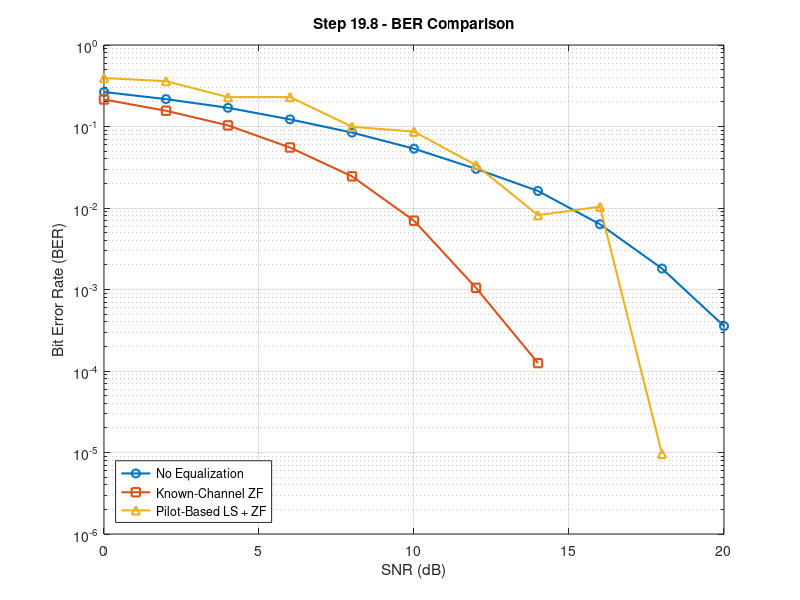
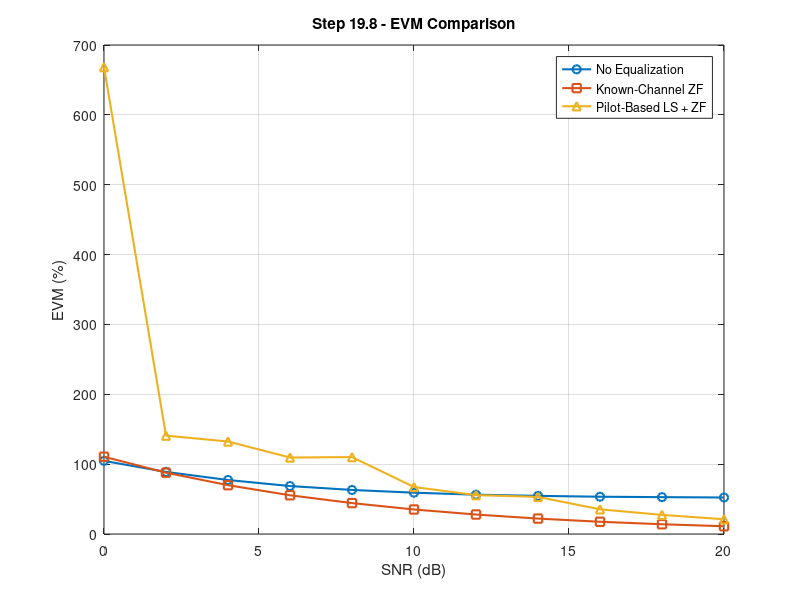

MATLAB code for these plots, in order:
clc;
clear;
close all;

%% ============================================================
% STEP 19.8
% Combined BER + EVM Analysis
%
% Systems Compared:
% 1. No Equalization
% 2. Known-Channel ZF Equalization
% 3. Pilot-Based LS Channel Estimation + ZF Equalization
%
% OFDM Configuration:
% FFT Size          = 64
% Active Subcarriers = 52
% Modulation        = QPSK
% Multipath Channel = 3 paths
% =============================================================

%% ------------------------------------------------------------
% 1. SYSTEM PARAMETERS
% ------------------------------------------------------------

Nfft = 64;
cpLength = 16;

% 52 active subcarriers
activeSubcarriers = [-26:-1 1:26];

% Convert subcarrier numbers to MATLAB indices
activeIndices = mod(activeSubcarriers, Nfft) + 1;

numActiveSubcarriers = length(activeIndices);

% QPSK
M = 4;
bitsPerSymbol = log2(M);

% Number of OFDM symbols
numOFDMSymbols = 1000;

% SNR range
snrRange = 0:2:20;

% Multipath channel
pathDelays = [0 2 4];
pathGains  = [1.00 0.50 0.25];

%% ------------------------------------------------------------
% 2. RANDOM SEED
% ------------------------------------------------------------

rng(800);

%% ------------------------------------------------------------
% 3. GENERATE TRANSMITTED BITS
% ------------------------------------------------------------

numBits = ...
    numActiveSubcarriers * ...
    numOFDMSymbols * ...
    bitsPerSymbol;

txBits = randi([0 1], numBits, 1);

%% ------------------------------------------------------------
% 4. CONVERT BITS TO QPSK SYMBOLS
% ------------------------------------------------------------

% Group bits into pairs
txBitPairs = reshape( ...
    txBits, ...
    bitsPerSymbol, ...
    []).';

% Convert each pair of bits to decimal symbol index
txSymbolIndices = bi2de( ...
    txBitPairs, ...
    'left-msb');

% QPSK modulation
txQPSK = pskmod( ...
    txSymbolIndices, ...
    M, ...
    pi/4);

%% ------------------------------------------------------------
% 5. ARRANGE QPSK SYMBOLS INTO OFDM SYMBOLS
% ------------------------------------------------------------

txQPSKMatrix = reshape( ...
    txQPSK, ...
    numActiveSubcarriers, ...
    numOFDMSymbols);

%% ------------------------------------------------------------
% 6. CREATE FREQUENCY-DOMAIN OFDM SIGNAL
% ------------------------------------------------------------

txFrequency = zeros( ...
    Nfft, ...
    numOFDMSymbols);

% Put QPSK data only on active subcarriers
txFrequency(activeIndices, :) = txQPSKMatrix;

%% ------------------------------------------------------------
% 7. IFFT
% ------------------------------------------------------------

txTime = ifft( ...
    txFrequency, ...
    Nfft, ...
    1);

%% ------------------------------------------------------------
% 8. ADD CYCLIC PREFIX
% ------------------------------------------------------------

txWithCP = [
    txTime(end-cpLength+1:end, :);
    txTime
];

%% ------------------------------------------------------------
% 9. SERIALIZE TRANSMITTED SIGNAL
% ------------------------------------------------------------

txSignal = txWithCP(:);

%% ------------------------------------------------------------
% 10. CREATE MULTIPATH CHANNEL
% ------------------------------------------------------------

channelImpulseResponse = zeros( ...
    1, ...
    max(pathDelays) + 1);

for k = 1:length(pathDelays)

    channelImpulseResponse( ...
        pathDelays(k) + 1) = ...
        pathGains(k);

end

%% ------------------------------------------------------------
% 11. CHANNEL FREQUENCY RESPONSE
% ------------------------------------------------------------

channelFrequencyResponse = fft( ...
    [ ...
    channelImpulseResponse ...
    zeros(1, ...
    Nfft - length(channelImpulseResponse)) ...
    ], ...
    Nfft);

%% ------------------------------------------------------------
% 12. INITIALIZE RESULT ARRAYS
% ------------------------------------------------------------

berNoEQ = zeros( ...
    size(snrRange));

berKnownZF = zeros( ...
    size(snrRange));

berPilotLSZF = zeros( ...
    size(snrRange));

evmNoEQ = zeros( ...
    size(snrRange));

evmKnownZF = zeros( ...
    size(snrRange));

evmPilotLSZF = zeros( ...
    size(snrRange));

%% ============================================================
% 13. SNR LOOP
% =============================================================

for snrIndex = 1:length(snrRange)

    snr = snrRange(snrIndex);

    %% --------------------------------------------------------
    % 13.1 MULTIPATH CHANNEL
    % ---------------------------------------------------------

    rxMultipath = filter( ...
        channelImpulseResponse, ...
        1, ...
        txSignal);

    %% --------------------------------------------------------
    % 13.2 ADD AWGN
    % ---------------------------------------------------------

    rxSignal = awgn( ...
        rxMultipath, ...
        snr, ...
        'measured');

    %% --------------------------------------------------------
    % 13.3 RESHAPE RECEIVED SIGNAL
    % ---------------------------------------------------------

    rxWithCP = reshape( ...
        rxSignal, ...
        Nfft + cpLength, ...
        numOFDMSymbols);

    %% --------------------------------------------------------
    % 13.4 REMOVE CYCLIC PREFIX
    % ---------------------------------------------------------

    rxWithoutCP = ...
        rxWithCP(cpLength+1:end, :);

    %% --------------------------------------------------------
    % 13.5 FFT
    % ---------------------------------------------------------

    rxFrequency = fft( ...
        rxWithoutCP, ...
        Nfft, ...
        1);

    %% --------------------------------------------------------
    % 13.6 EXTRACT ACTIVE SUBCARRIERS
    % ---------------------------------------------------------

    rxActive = ...
        rxFrequency(activeIndices, :);

    %% ========================================================
    % SYSTEM 1
    % NO EQUALIZATION
    % =========================================================

    rxNoEQ = rxActive;

    %% --------------------------------------------------------
    % EVM - NO EQUALIZATION
    % ---------------------------------------------------------

    errorNoEQ = ...
        rxNoEQ - txQPSKMatrix;

    evmNoEQ(snrIndex) = ...
        sqrt( ...
        mean(abs(errorNoEQ(:)).^2) / ...
        mean(abs(txQPSKMatrix(:)).^2) ...
        ) * 100;

    %% --------------------------------------------------------
    % QPSK DEMODULATION
    % ---------------------------------------------------------

    rxSymbolsNoEQ = pskdemod( ...
        rxNoEQ(:), ...
        M, ...
        pi/4);

    %% --------------------------------------------------------
    % SYMBOLS TO BITS
    %
    % Transpose is IMPORTANT.
    % It preserves the original bit ordering.
    % ---------------------------------------------------------

    rxBitsNoEQ = reshape( ...
        de2bi( ...
        rxSymbolsNoEQ, ...
        bitsPerSymbol, ...
        'left-msb').', ...
        [], ...
        1);

    %% --------------------------------------------------------
    % BER - NO EQUALIZATION
    % ---------------------------------------------------------

    berNoEQ(snrIndex) = ...
        mean(txBits ~= rxBitsNoEQ);

    %% ========================================================
    % SYSTEM 2
    % KNOWN-CHANNEL ZERO-FORCING EQUALIZATION
    % =========================================================

    %% --------------------------------------------------------
    % Extract channel response of active subcarriers
    % ---------------------------------------------------------

    channelActive = ...
        channelFrequencyResponse(activeIndices);

    % IMPORTANT:
    % Force the channel response to 52 x 1
    channelActive = ...
        channelActive(:);

    %% --------------------------------------------------------
    % Repeat channel for all OFDM symbols
    % ---------------------------------------------------------

    channelActiveMatrix = ...
        repmat( ...
        channelActive, ...
        1, ...
        numOFDMSymbols);

    %% --------------------------------------------------------
    % ZERO-FORCING EQUALIZATION
    % ---------------------------------------------------------

    rxKnownZF = ...
        rxActive ./ channelActiveMatrix;

    %% --------------------------------------------------------
    % EVM - KNOWN CHANNEL ZF
    % ---------------------------------------------------------

    errorKnownZF = ...
        rxKnownZF - txQPSKMatrix;

    evmKnownZF(snrIndex) = ...
        sqrt( ...
        mean(abs(errorKnownZF(:)).^2) / ...
        mean(abs(txQPSKMatrix(:)).^2) ...
        ) * 100;

    %% --------------------------------------------------------
    % QPSK DEMODULATION
    % ---------------------------------------------------------

    rxSymbolsKnownZF = ...
        pskdemod( ...
        rxKnownZF(:), ...
        M, ...
        pi/4);

    %% --------------------------------------------------------
    % SYMBOLS TO BITS
    % ---------------------------------------------------------

    rxBitsKnownZF = reshape( ...
        de2bi( ...
        rxSymbolsKnownZF, ...
        bitsPerSymbol, ...
        'left-msb').', ...
        [], ...
        1);

    %% --------------------------------------------------------
    % BER - KNOWN CHANNEL ZF
    % ---------------------------------------------------------

    berKnownZF(snrIndex) = ...
        mean(txBits ~= rxBitsKnownZF);

    %% ========================================================
    % SYSTEM 3
    % PILOT-BASED LS CHANNEL ESTIMATION + ZF
    % =========================================================

    %% --------------------------------------------------------
    % Generate pilot symbols
    % ---------------------------------------------------------

    pilotIndices = ...
        (0:Nfft-1).';

    pilotSymbols = ...
        pskmod( ...
        mod(pilotIndices, M), ...
        M, ...
        pi/4);

    %% --------------------------------------------------------
    % Pilot IFFT
    % ---------------------------------------------------------

    pilotIFFT = ...
        ifft( ...
        pilotSymbols, ...
        Nfft);

    %% --------------------------------------------------------
    % Add CP to pilot
    % ---------------------------------------------------------

    pilotWithCP = [
        pilotIFFT(end-cpLength+1:end);
        pilotIFFT
    ];

    %% --------------------------------------------------------
    % Pass pilot through channel
    % ---------------------------------------------------------

    pilotRx = filter( ...
        channelImpulseResponse, ...
        1, ...
        pilotWithCP);

    %% --------------------------------------------------------
    % Add AWGN to pilot
    % ---------------------------------------------------------

    pilotRx = awgn( ...
        pilotRx, ...
        snr, ...
        'measured');

    %% --------------------------------------------------------
    % Remove pilot CP
    % ---------------------------------------------------------

    pilotRxNoCP = ...
        pilotRx(cpLength+1:end);

    %% --------------------------------------------------------
    % FFT PILOT
    % ---------------------------------------------------------

    pilotReceivedFrequency = ...
        fft( ...
        pilotRxNoCP, ...
        Nfft);

    %% --------------------------------------------------------
    % LS CHANNEL ESTIMATION
    % H_est = Y / X
    % ---------------------------------------------------------

    estimatedChannel = ...
        pilotReceivedFrequency ./ pilotSymbols;

    %% --------------------------------------------------------
    % Extract active subcarriers
    % ---------------------------------------------------------

    estimatedActiveChannel = ...
        estimatedChannel(activeIndices);

    % IMPORTANT:
    % Force estimated channel to 52 x 1
    estimatedActiveChannel = ...
        estimatedActiveChannel(:);

    %% --------------------------------------------------------
    % Repeat estimated channel for all OFDM symbols
    % ---------------------------------------------------------

    estimatedActiveMatrix = ...
        repmat( ...
        estimatedActiveChannel, ...
        1, ...
        numOFDMSymbols);

    %% --------------------------------------------------------
    % ZF EQUALIZATION USING PILOT ESTIMATE
    % ---------------------------------------------------------

    rxPilotLSZF = ...
        rxActive ./ estimatedActiveMatrix;

    %% --------------------------------------------------------
    % EVM - PILOT LS + ZF
    % ---------------------------------------------------------

    errorPilotLSZF = ...
        rxPilotLSZF - txQPSKMatrix;

    evmPilotLSZF(snrIndex) = ...
        sqrt( ...
        mean(abs(errorPilotLSZF(:)).^2) / ...
        mean(abs(txQPSKMatrix(:)).^2) ...
        ) * 100;

    %% --------------------------------------------------------
    % QPSK DEMODULATION
    % ---------------------------------------------------------

    rxSymbolsPilotLSZF = ...
        pskdemod( ...
        rxPilotLSZF(:), ...
        M, ...
        pi/4);

    %% --------------------------------------------------------
    % SYMBOLS TO BITS
    % ---------------------------------------------------------

    rxBitsPilotLSZF = reshape( ...
        de2bi( ...
        rxSymbolsPilotLSZF, ...
        bitsPerSymbol, ...
        'left-msb').', ...
        [], ...
        1);

    %% --------------------------------------------------------
    % BER - PILOT LS + ZF
    % ---------------------------------------------------------

    berPilotLSZF(snrIndex) = ...
        mean(txBits ~= rxBitsPilotLSZF);

    %% ========================================================
    % DISPLAY RESULTS
    % =========================================================

    fprintf( ...
        ['SNR = %2d dB | ' ...
        'No-EQ BER = %.6f, EVM = %.2f%% | ' ...
        'Known-ZF BER = %.6f, EVM = %.2f%% | ' ...
        'Pilot-LS-ZF BER = %.6f, EVM = %.2f%%\n'], ...
        snr, ...
        berNoEQ(snrIndex), ...
        evmNoEQ(snrIndex), ...
        berKnownZF(snrIndex), ...
        evmKnownZF(snrIndex), ...
        berPilotLSZF(snrIndex), ...
        evmPilotLSZF(snrIndex));

end

%% ============================================================
% 14. BER COMPARISON PLOT
% =============================================================

figure;

semilogy( ...
    snrRange, ...
    berNoEQ, ...
    '-o', ...
    'LineWidth', ...
    1.5);

hold on;

semilogy( ...
    snrRange, ...
    berKnownZF, ...
    '-s', ...
    'LineWidth', ...
    1.5);

semilogy( ...
    snrRange, ...
    berPilotLSZF, ...
    '-^', ...
    'LineWidth', ...
    1.5);

grid on;

xlabel('SNR (dB)');

ylabel('Bit Error Rate (BER)');

title( ...
    'Step 19.8 - BER Comparison');

legend( ...
    'No Equalization', ...
    'Known-Channel ZF', ...
    'Pilot-Based LS + ZF', ...
    'Location', ...
    'southwest');

%% ============================================================
% 15. EVM COMPARISON PLOT
% =============================================================

figure;

plot( ...
    snrRange, ...
    evmNoEQ, ...
    '-o', ...
    'LineWidth', ...
    1.5);

hold on;

plot( ...
    snrRange, ...
    evmKnownZF, ...
    '-s', ...
    'LineWidth', ...
    1.5);

plot( ...
    snrRange, ...
    evmPilotLSZF, ...
    '-^', ...
    'LineWidth', ...
    1.5);

grid on;

xlabel('SNR (dB)');

ylabel('EVM (%)');

title( ...
    'Step 19.8 - EVM Comparison');

legend( ...
    'No Equalization', ...
    'Known-Channel ZF', ...
    'Pilot-Based LS + ZF', ...
    'Location', ...
    'northeast');

%% ============================================================
% 16. FINAL SUMMARY
% =============================================================

fprintf('\n');
fprintf('=============================================\n');
fprintf('       STEP 19.8 COMPLETED\n');
fprintf('=============================================\n');

fprintf('FFT Size             : %d\n', Nfft);

fprintf('Active Subcarriers   : %d\n', ...
    numActiveSubcarriers);

fprintf('Unused Subcarriers   : %d\n', ...
    Nfft - numActiveSubcarriers);

fprintf('Modulation           : QPSK\n');

fprintf('OFDM Symbols         : %d\n', ...
    numOFDMSymbols);

fprintf('Channel              : Multipath + AWGN\n');

fprintf('Path Delays          : ');
fprintf('%d ', pathDelays);
fprintf('samples\n');

fprintf('Path Gains           : ');
fprintf('%.2f ', pathGains);
fprintf('\n');

fprintf('Metrics              : BER + EVM\n');

fprintf('Systems Compared     : No-EQ / Known-ZF / Pilot-LS-ZF\n');

fprintf('=============================================\n');
